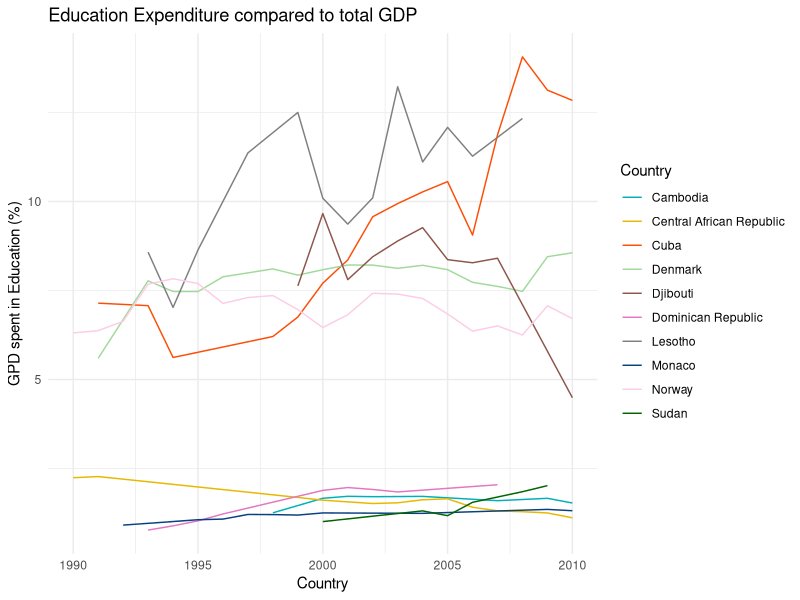
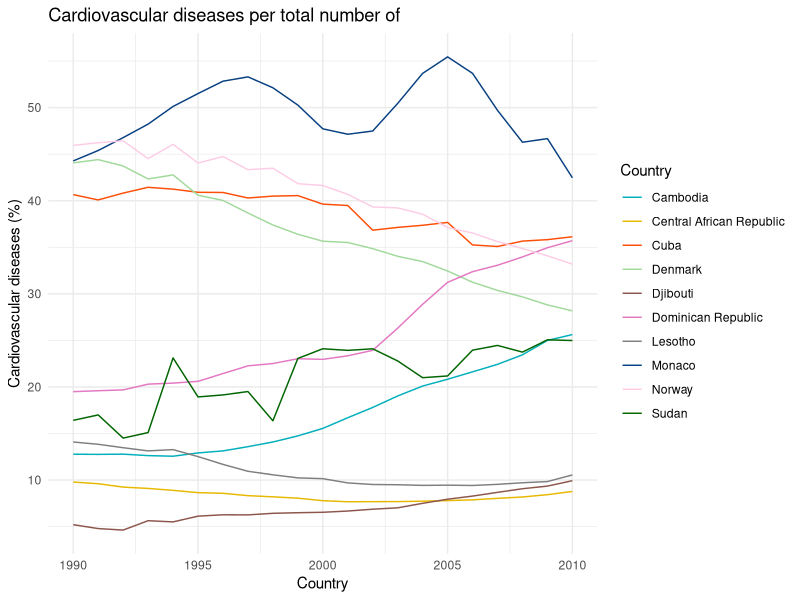

These charts were generated, in order, by the following R code:
## ---- chunk 1
knitr::opts_chunk$set(echo = TRUE)
## ---- chunk 2
library(tidyverse)
library(dplyr)
library(ggplot2)
library(scales)


annualdeath <- read.csv("../Dataset/annual-number-of-deaths-by-cause.csv", header = TRUE)
governmentEducationExpenditure  <- read.csv("../Dataset/total-government-expenditure-on-education-gdp.csv", header = TRUE)
enrolment_ratio_teritiary_education <- read.csv("../Dataset/enrolment-ratio-teritiary-education.csv", header = TRUE)
waterAccess <- read.csv("../Dataset/water-withdrawals-per-capita.csv")
poptotal <- read.csv("../Dataset/number-of-deaths-per-year.csv")
## ---- chunk 3

annualdeath <- annualdeath %>% filter(Code != "");
governmentEducationExpenditure <- governmentEducationExpenditure  %>% filter(Code != "");
waterAccess <- waterAccess %>% filter(Code != "");

## ---- chunk 4
colnames(annualdeath) <- c("Country","Code","Year","Meningitis","Alzheimers disease","Parkinsons disease","Nutritional deficiencies","Malaria",
"Drowning","Interpersonal violence", "Maternal disorders", "HIV AIDS" , "Drug use disorders", "Tuberculosis", "Cardiovascular diseases", "Lower respiratory infections", "Neonatal disorders","Alcohol use disorders", "Self harm", "Exposure to forces of nature", "Diarrheal diseases", "Environmental heat and cold exposure", "Neoplasms", "Conflict and terrorism", "Diabetes mellitus", "Chronic kidney disease", "Poisonings", "Protein energy malnutrition", "Road injuries", "Chronic respiratory diseases", "Cirrhosis and other chronic liver diseases", "Digestive diseases","Fire heat and hot substances","Acute hepatitis", "Measles"
)
colnames(governmentEducationExpenditure) <- c("Country","Code","Year", "GPD spent in Education (%)")

colnames(enrolment_ratio_teritiary_education) <- c("Country","Year","Gender","Age", "Units", "Enrolment ration (%)")

colnames(waterAccess) <- c("Country","Code", "Year", "Water withdrawal per capita ()")

colnames(poptotal) <- c("Country","Code", "Year","Deaths", "Death_mean")
## ---- chunk 5

annualdeath <- select(annualdeath,-Code, -`Interpersonal violence`, -`Fire heat and hot substances`, -`Road injuries`, -`Conflict and terrorism`, -`Exposure to forces of nature`, -`Self harm` , -`Alzheimers disease` , -`Parkinsons disease`, -`Drowning`, -`Maternal disorders`, -`Drug use disorders`, -`Alcohol use disorders` , -`Environmental heat and cold exposure`, -`Poisonings`, -`Neonatal disorders`, -`Nutritional deficiencies` , -`Meningitis`)

governmentEducationExpenditure <- select(governmentEducationExpenditure, -Code)

enrolment_ratio_teritiary_education <- select(enrolment_ratio_teritiary_education, -Units, -Age,)

waterAccess <- select(waterAccess, -Code)

poptotal <- select(poptotal,Country, Year, Deaths)

## ---- chunk 6
annualdeath$`Respiratory diseases` <- annualdeath$`Lower respiratory infections` + annualdeath$`Chronic respiratory diseases`

annualdeath$`Digestives diseases` <- annualdeath$`Digestive diseases` + annualdeath$`Cirrhosis and other chronic liver diseases` + annualdeath$`Acute hepatitis`

annualdeath$`Infectious diseases` <- annualdeath$`Malaria` + annualdeath$`Tuberculosis` + annualdeath$`HIV AIDS` + annualdeath$`Measles` + annualdeath$`Diarrheal diseases`

annualdeath$`Other non communicable diseases` <- annualdeath$`Chronic kidney disease` + annualdeath$`Protein energy malnutrition`


annualdeath <- select(annualdeath, -`Lower respiratory infections` , -`Chronic respiratory diseases`, -`Tuberculosis` , -`Digestive diseases`, -`Cirrhosis and other chronic liver diseases`, -`Acute hepatitis`, -`Malaria` , -`HIV AIDS`, -`Measles` , -`Chronic kidney disease` , -`Protein energy malnutrition` ,-`Diarrheal diseases`)
## ---- chunk 7
pays_non_observés_annual_death <- annualdeath %>% group_by(Country) %>% filter(n() < 5)
pays_non_observés_annual_death <- pays_non_observés_annual_death %>% group_by(Country) %>% count()


pays_non_observés_government_exp <- governmentEducationExpenditure %>% group_by(Country) %>% filter(n() < 5)
pays_non_observés_government_exp <- pays_non_observés_government_exp %>% group_by(Country) %>% count()

pays_non_observés_enrolment_ratio_teritiary_education <- enrolment_ratio_teritiary_education %>% group_by(Country) %>% filter(n() < 5)
pays_non_observés_enrolment_ratio_teritiary_education <- pays_non_observés_enrolment_ratio_teritiary_education  %>% group_by(Country) %>% count()

pays_non_observés_water_access <- waterAccess  %>% group_by(Country) %>% filter(n() < 1)
pays_non_observés_water_access <- pays_non_observés_water_access  %>% group_by(Country) %>% count()

print(pays_non_observés_government_exp)
print(pays_non_observés_annual_death)
print(pays_non_observés_enrolment_ratio_teritiary_education)
print(pays_non_observés_water_access)
## ---- chunk 8
annualdeath <- annualdeath %>% filter(Year<2011);

governmentEducationExpenditure <- governmentEducationExpenditure  %>% filter(Year<2011) %>%filter(Year>1989);

enrolment_ratio_teritiary_education <- enrolment_ratio_teritiary_education  %>% filter(Year<2011) %>%filter(Year>1989)  %>%filter(Gender == "All genders") ;

waterAccess <- waterAccess %>% filter(Year<2011) %>%filter(Year>1989)

poptotal <- poptotal  %>% filter(Year<2011) %>%filter(Year>1989)
## ---- chunk 9
governmentEducationExpenditure <- governmentEducationExpenditure %>% group_by(Country) %>% filter(n() > 5) %>% filter(Country != "World")

annualdeath <- annualdeath %>% group_by(Country) %>% filter(n() > 5) %>% filter(Country != "World")

enrolment_ratio_teritiary_education <- enrolment_ratio_teritiary_education %>% group_by(Country) %>% filter(n() > 5) %>% filter(!grepl("^MDG_", Country))

waterAccess <- waterAccess %>% group_by(Country) %>% filter(n() > 1)

## ---- chunk 10
governmentEducationExpenditure %>% group_by(Country)%>%count()

annualdeath %>% group_by(Country)%>%count()

enrolment_ratio_teritiary_education %>% group_by(Country)%>%count()

waterAccess %>% group_by(Country)%>%count()
## ---- chunk 11
governmentEducationExpenditure %>% group_by(Country)%>%summarise() %>% nrow()
annualdeath  %>% group_by(Country)%>%summarise() %>% nrow()
enrolment_ratio_teritiary_education  %>% group_by(Country)%>%summarise() %>% nrow()
waterAccess  %>% group_by(Country)%>%summarise() %>% nrow()
## ---- chunk 12

annualdeath <- merge(annualdeath, poptotal[, c("Country", "Year", "Deaths")], by = c("Country", "Year"))

annualdeath$`Cardiovascular diseases prop (%)` <- annualdeath$`Cardiovascular diseases` / annualdeath$Deaths *100
annualdeath$`Neoplasms prop (%)` <- annualdeath$Neoplasms / annualdeath$Deaths *100
annualdeath$`Diabetes mellitus prop (%)` <- annualdeath$`Diabetes mellitus` / annualdeath$Deaths *100
annualdeath$`Respiratory diseases prop (%)` <- annualdeath$`Respiratory diseases` /  annualdeath$Deaths *100
annualdeath$`Digestives diseases prop (%)` <- annualdeath$`Digestives diseases` /  annualdeath$Deaths *100
annualdeath$`Infectious diseases prop (%)` <- annualdeath$`Infectious diseases` /  annualdeath$Deaths *100
annualdeath$`Other non communicable diseases (%)` <- annualdeath$`Other non communicable diseases` /  annualdeath$Deaths *100
## ---- chunk 13
governmentEducationExpenditure_mean <- governmentEducationExpenditure %>%
  group_by(Country) %>%
  summarise(Mean_GPD_spent = mean(`GPD spent in Education (%)`))

governmentEducationExpenditure_valmax <- governmentEducationExpenditure_mean %>% top_n(5, wt = `Mean_GPD_spent`)

governmentEducationExpenditure_valmin <- governmentEducationExpenditure_mean %>% slice_min(`Mean_GPD_spent`, n = 5)

governmentEducationExpenditure_minmax <- rbind(governmentEducationExpenditure_valmin, governmentEducationExpenditure_valmax)

print(governmentEducationExpenditure_valmin$Country)

print(governmentEducationExpenditure_valmax$Country)
## ---- chunk 14

pays_combinés_gov_exp <- filter(governmentEducationExpenditure, Country %in% governmentEducationExpenditure_minmax$Country)

pays_h1_death <- select(annualdeath,Country,Year,`Cardiovascular diseases prop (%)`) %>% filter(Country %in% c("Cuba","Denmark",  "Djibouti", "Lesotho","Norway","Monaco", "Sudan", "Dominican Republic" , "Central African Republic","Cambodia"))  

## ---- chunk 15
couleurs <- c("#00AFBB", "#E7B800", "#FC4E07", "#A1D99B", "#8C564B", "#E377C2", "#7F7F7F", "#084081", "#FCCDE5", "#006400")

ggplot(data = pays_combinés_gov_exp, aes(x = Year, y = `GPD spent in Education (%)`, group = Country, color = Country)) +
  geom_line() +
  labs(title = "Education Expenditure compared to total GDP",
       x = "Country",
       y = "GPD spent in Education (%)") +
  theme_minimal() +
   scale_color_manual(values = couleurs)

## ---- chunk 16


ggplot(data = pays_h1_death, aes(x = Year, y = `Cardiovascular diseases prop (%)`, group = Country, color = Country)) +
  geom_line() +
  labs(title = "Cardiovascular diseases per total number of",
       x = "Country",
       y = "Cardiovascular diseases (%)") +
  theme_minimal() +
 scale_color_manual(values = couleurs)
